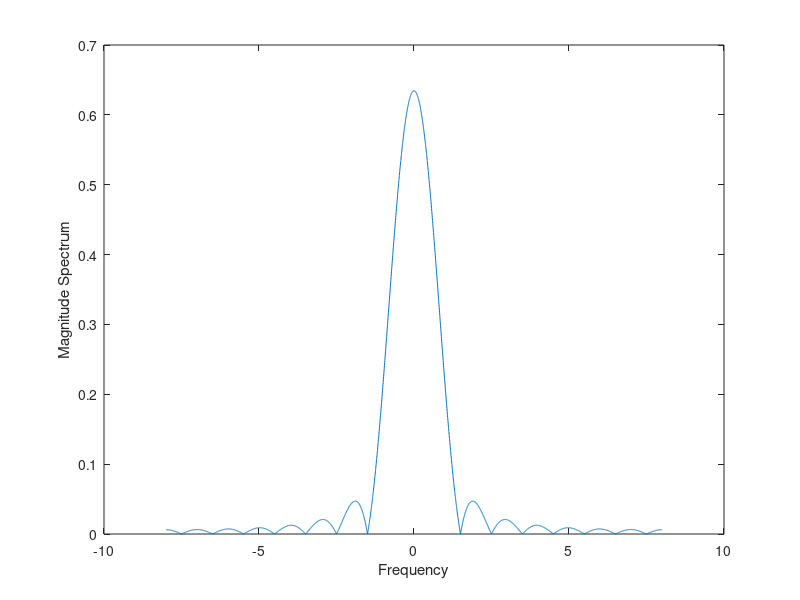

MATLAB code to generate this figure:
ts=1/16; %sampling interval
 time_interval = 0:ts:1; %sampling time instants
 %%time domain signal evaluated at sampling instants
 signal_timedomain = sin(pi*time_interval); %sinusoidal pulse in our example
 fs_desired = 1/160; %desired frequency granularity
 Nmin = ceil(1/(fs_desired*ts)); %minimum length DFT for desired frequency granularity
 %for efficient computation, choose FFT size to be power of 2
 Nfft = 2^(nextpow2(Nmin)) %FFT size = the next power of 2 at least as big as Nmin
 %Alternatively, one could also use DFT size equal to the minimum length
 %Nfft=Nmin;
 %note: fft function in Matlab is just the DFT when Nfft is not a power of 2
 %freq domain signal computed using DFT
 %fft function of size Nfft automatically zeropads as needed
 signal_freqdomain = ts*fft(signal_timedomain,Nfft);
 %fftshift function shifts DC to center of spectrum
 signal_freqdomain_centered = fftshift(signal_freqdomain);
 fs=1/(Nfft*ts); %actual frequency resolution attained
 %set of frequencies for which Fourier transform has been computed using DFT
 freqs = ((1:Nfft)-1-Nfft/2)*fs;
 %plot the magnitude spectrum
 plot(freqs,abs(signal_freqdomain_centered));
 xlabel('Frequency');
 ylabel('Magnitude Spectrum')